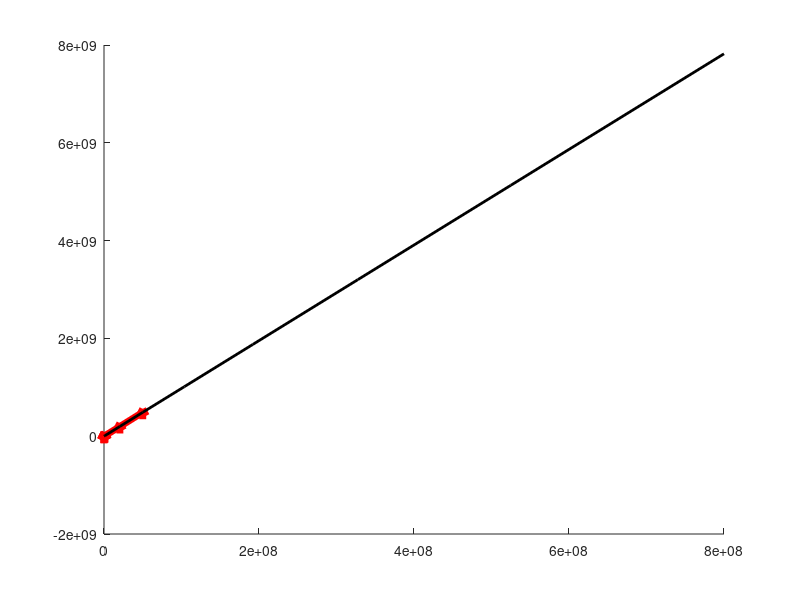

Source code (MATLAB):
% find_poly_coeff_Z_vs_sz

clear all
clf

scal = 1e0;
Z = [6 36 3240 1279200 20476800  49995000]./scal; % nr.combinations
Sz = [24 144 18720 11021907 197684307 488891106]./scal; % file size
% [P,S,MU] = polyfit(Z,Sz,1);
P = polyfit(Z,Sz,1);

% P(1:2)

hold on;
plot(Z,Sz,'r^-','linewidth',5,'MarkerSize',5);


Zt = 0:1e2:1e8;
Szt = P(1).*Zt + P(2);
plot(Zt,Szt,'b-','linewidth',2);


np = [2 3 9 40 80 100 120 140 160 180 200];
Np = np.^2; 
Zp = (Np-1).*Np/2;
Szp = P(1).*Zp + P(2);
plot(Zp,Szp,'k-','linewidth',2);

M = [np' Np' Zp' Szp'./(1024^0) Szp'./(1024^1) Szp'./(1024^2) Szp'./(1024^3)];
r = 92;

fprintf([ repmat('=',1,r) '\n'])

head = [' n  | N=n^2 |     Z     |' repmat(' ',1,5) ...
	    'sz(B)   | ' ...
	    'sz(KiB) | ' ...
	    'sz(MiB)|' ...
	    'sz(GiB)|\n'];

% frmt = ['n = %3.0f  N = %5.0f  Z = %9.0f '...
% 	'| B = %10.0f  KiB = %8.0f  MiB = %6.1f  GiB = %4.1f\n'];

frmt = ['%3.0f | %5.0f | %9.0f '...
	'| %10.0f  | %7.0f | %6.1f | %5.1f | \n'];

fprintf(head)
fprintf([ repmat('-',1,r) '\n'])
fprintf(frmt, M(1:3,:)')

fprintf([ repmat('-',1,r) '\n'])

fprintf(frmt, M(4:6,:)')

fprintf([ repmat('-',1,r) '\n'])

fprintf(frmt, M(7:8,:)')

fprintf([ repmat('-',1,r) '\n'])

fprintf(frmt, M(9:end,:)')

fprintf([ repmat('=',1,r) '\n'])


% ============================================================================================
%                                   |     sz(B)           sz(KiB)        sz(MiB)     sz(GiB)
% n =   2  N =     4  Z =         6 | B =    -642556  KiB =     -627  MiB =   -0.6  GiB = -0.0
% n =   3  N =     9  Z =        36 | B =    -642263  KiB =     -627  MiB =   -0.6  GiB = -0.0
% n =   9  N =    81  Z =      3240 | B =    -610940  KiB =     -597  MiB =   -0.6  GiB = -0.0
% --------------------------------------------------------------------------------------------
% n =  40  N =  1600  Z =   1279200 | B =   11862881  KiB =    11585  MiB =   11.3  GiB =  0.0
% n =  80  N =  6400  Z =  20476800 | B =  199539163  KiB =   194862  MiB =  190.3  GiB =  0.2
% n = 100  N = 10000  Z =  49995000 | B =  488109923  KiB =   476670  MiB =  465.5  GiB =  0.5
% --------------------------------------------------------------------------------------------
% n = 120  N = 14400  Z = 103672800 | B = 1012865619  KiB =   989127  MiB =  965.9  GiB =  0.9
% n = 140  N = 19600  Z = 192070200 | B = 1877041109  KiB =  1833048  MiB = 1790.1  GiB =  1.7
% --------------------------------------------------------------------------------------------
% n = 160  N = 25600  Z = 327667200 | B = 3202641227  KiB =  3127579  MiB = 3054.3  GiB =  3.0
% n = 180  N = 32400  Z = 524863800 | B = 5130440783  KiB =  5010196  MiB = 4892.8  GiB =  4.8
% n = 200  N = 40000  Z = 799980000 | B = 7819984558  KiB =  7636704  MiB = 7457.7  GiB =  7.3
% ============================================================================================